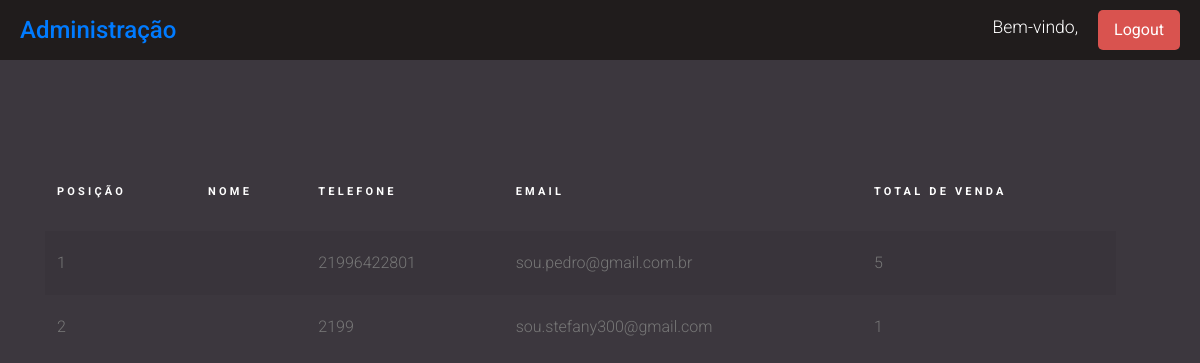
The page /ranking/ on the database its author committed.
### homeAdmin/models.py (models this page shows, shortened)
class CustomUser_Funcionario(AbstractUser):
    token = models.CharField(null=True, unique=True, max_length=8)
    situacao = (
        ("Adm.", "Administração "),
        ("Func.", "Funcionário"),
        ("Exec", "Executivo"),
    )
    situacao_atual = models.CharField(
        null=True,
        max_length=15,
        default="Adm.",
        verbose_name="Situacao atual cargo",
        choices=situacao,
    )
    situacao2 = (("Ativo", "Ativo "), ("Inativo", "Inativo"))
    situacao_atual_empresa = models.CharField(
        null=True,
        max_length=15,
        default="Ativo",
        verbose_name="Situação atual na empresa",
        choices=situacao2,
    )
    salario = models.FloatField(default=0)
    comissao_acumulada = models.FloatField(default=0)
    telefone = models.CharField(max_length=15, blank=True)
    especializado = (
        ("Financeiro", "Financeiro"),
        ("Despachante", "Despachante "),
        ("Despachante externo", "Despachante externo "),
        ("Suporte Whatsapp", "Suporte Whatsapp"),
        ("Executivo contas", "Executivo contas"),
    )
    cargo_atual = models.CharField(
        max_length=100,
        null=True,
        blank=True,
        verbose_name="Cargo atual",
        default="",
        help_text="A função do empregado é:",
        choices=especializado,
    )
    cidade = models.CharField(max_length=255, null=True)
    email = models.EmailField(unique=True)
    username = models.CharField(max_length=255, unique=True)
    data_nascimento = models.DateField(
        verbose_name="Data de nascimento", help_text="Data de nascimento", null=True
    )
    groups = models.ManyToManyField(
        Group,
        related_name="customuser_set",
        blank=True,
        help_text="The groups this user belongs to.",
        related_query_name="customuser",
    )
    user_permissions = models.ManyToManyField(
        Permission,
        related_name="customuser_set",
        blank=True,
        help_text="Specific permissions for this user.",
        related_query_name="customuser",
    )
    objects = CustomUserManager()

### homeAdmin/views.py (the view)
# urls.py: path('ranking/', Rank.as_view(), name='rank'),
class Rank(TemplateView):
    template_name = "ranking/rank.html"
    def get_context_data(self, **kwargs):
        context = super().get_context_data(**kwargs)
        usuario_logado = self.request.user
        self.atualizar_situacao()
        context["ranked_vendedores"] = Venda.objects.filter(situacaoMensal="Mensal").values(
            "vendedor__first_name",
            "vendedor__last_name",
            "vendedor__telefone",
            "vendedor__email",
        ).annotate(total_vendas=Count("id")).order_by("-total_vendas")
        context["total_vendas"] = Venda.objects.count()
        if isinstance(usuario_logado, CustomUser_Funcionario) and usuario_logado.situacao_atual == "Adm.":
            usuario_logado.calcular_comissao()
        context["usuario_logado"] = usuario_logado
        return context
    def atualizar_situacao(self):
        vendas = Venda.objects.filter(situacaoMensal="Mensal")
        for venda in vendas:
            if now() >= venda.situacaoMensal_dataApoio + relativedelta(months=1):
                venda.situacaoMensal = "Finalizada"
                venda.save()

### templates/ranking/rank.html (shortened to what this page needs)
{% load static %}
<!doctype html>
<html lang="en">
<head>
    <link href="{% static 'estilos/rank2.css' %}" rel="stylesheet" type="text/css">
    <link href="{% static 'estilos/rank.css' %}" rel="stylesheet" type="text/css"/>
</head>
<body>
<header>
    <div class="logo">
         <h1><a href="{% url 'homeAdmin' %}">Administração</a></h1>
    </div>
    <div class="header-content">
        <div class="user-info">
            <span class="welcome-message">Bem-vindo, {{ usuario_logado.username }}</span>
        </div>
        <form action="{% url 'logout' %}" method="post" class="logout-form">
            <button type="submit" class="btn submit">Logout</button>
        </form>
    </div>
</header>
<div class="content">
    <div class="container">
        <div class="table-responsive">
            <table class="table table-striped custom-table">
                <thead>
                <tr>
                    <th scope="col">Posição</th>
                    <th scope="col">Nome</th>
                    <th scope="col">telefone</th>
                    <th scope="col">email</th>
                    <th scope="col">total de venda</th>
                    <th scope="col"></th>
                </tr>
                </thead>
                <tbody>
                {% for vendedor in ranked_vendedores %}
                    <tr>
                        <td>{{ forloop.counter }}</td>
                        <td>{{ vendedor.vendedor_first_name }} {{ vendedor.vendedor_last_name }}</td>
                        <td>{{ vendedor.vendedor__telefone }}</td>
                        <td>{{ vendedor.vendedor__email }}</td>
                        <td>{{ vendedor.total_vendas }}</td>
                    </tr>
                {% endfor %}
                </tbody>
            </table>
        </div>
    </div>
</div>
</body>
</html>

### static/estilos/rank.css (style rules this page uses)
header { background-color: #201c1c; color: white; padding: 10px 20px; display: flex; align-items: center; justify-content: space-between; }
.logo h1 { font-size: 1.5em; margin: 0; }
.header-content { display: flex; align-items: center; }
.user-info { text-align: right; margin-right: 20px; }
.welcome-message { display: block; font-size: 1.1em; margin-bottom: 5px; }
.logout-form .btn { background-color: #d9534f; color: white; border: none; padding: 8px 16px; cursor: pointer; border-radius: 5px; }
body { font-family: "Roboto", -apple-system, BlinkMacSystemFont, "Segoe UI", Roboto, "Helvetica Neue", Arial, "Noto Sans", sans-serif, "Apple Color Emoji", "Segoe UI Emoji", "Segoe UI Symbol", "Noto Color Emoji"; background-color: #3c373e; font-weight: 300; }
h1, h2, h3, h4, h5, h6, .h1, .h2, .h3, .h4, .h5, .h6 { font-family: "Roboto", -apple-system, BlinkMacSystemFont, "Segoe UI", Roboto, "Helvetica Neue", Arial, "Noto Sans", sans-serif, "Apple Color Emoji", "Segoe UI Emoji", "Segoe UI Symbol", "Noto Color Emoji"; }
a { -webkit-transition: .3s all ease; -o-transition: .3s all ease; transition: .3s all ease; }
a, a:hover { text-decoration: none !important; }
.content { padding: 7rem 0; }
.custom-table { min-width: 900px; }
.custom-table thead tr, .custom-table thead th { padding-bottom: 30px; border-top: none; border-bottom: none !important; color: #fff; font-size: 11px; text-transform: uppercase; letter-spacing: .2rem; }
.custom-table tbody th, .custom-table tbody td { color: #777; font-weight: 400; padding-bottom: 20px; padding-top: 20px; font-weight: 300; border: none; -webkit-transition: .3s all ease; -o-transition: .3s all ease; transition: .3s all ease; }
.custom-table tbody tr { -webkit-transition: .3s all ease; -o-transition: .3s all ease; transition: .3s all ease; }

### rows shown on the page
CustomUser_Funcionario: vendedor__telefone "21996422801", vendedor__email "sou.pedro@gmail.com.br", total_vendas "5"
CustomUser_Funcionario: vendedor__telefone "2199", vendedor__email "sou.stefany300@gmail.com", total_vendas "1"
